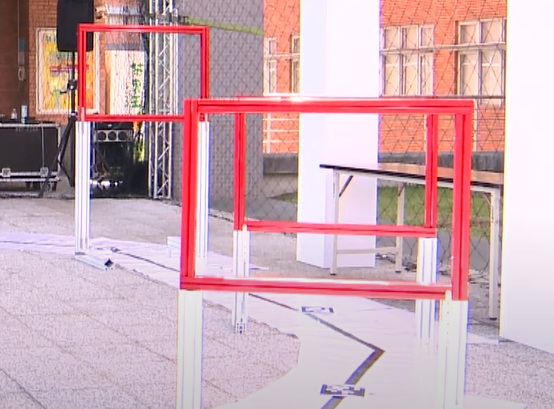
#> input picture Project/test2-1.png, 554 x 409 px, found by its file name
$ python Phase2-1.py
#> lines starting #> are read from the running program, lines starting #| are printed output that depends on the picture; after the words box and inside, x2 and y2 are one past the last pixel; in counts of white or black regions, pixels touching at a corner belong together
import cv2
import numpy as np

# Load image
img = cv2.imread("/Users/sina.fazel/Desktop/Python/Project/test2-1.png")
#> img is the input picture: shape (409, 554, 3); mean B, G, R 177.2, 168.6, 203.7

# Convert to HSV
hsv = cv2.cvtColor(img, cv2.COLOR_BGR2HSV)
#> hsv: shape (409, 554, 3); mean H, S, V 122.7, 50.8, 205.9

# Define lower and upper bounds for red color
lower_red = np.array([0, 50, 50])
upper_red = np.array([10, 255, 255])
lower_red2 = np.array([170, 50, 50])
upper_red2 = np.array([180, 255, 255])

# Create a filter mask for red color
mask_red1 = cv2.inRange(hsv, lower_red, upper_red)
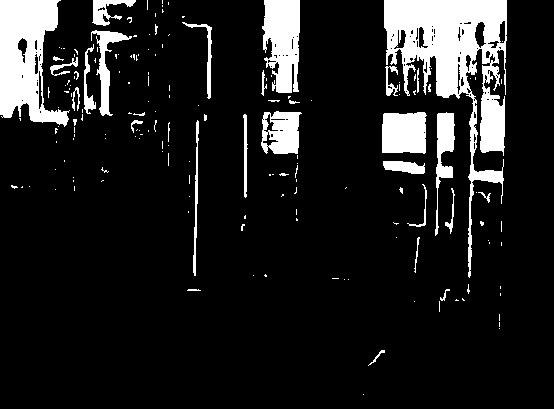
#> mask_red1: shape (409, 554); 12.2% white; 172 white regions (141 under 20 px), largest, box (x1, y1, x2, y2) and area: (384, 0, 507, 278) 10598, (0, 0, 70, 127) 5426, (262, 0, 300, 93) 2731
mask_red2 = cv2.inRange(hsv, lower_red2, upper_red2)
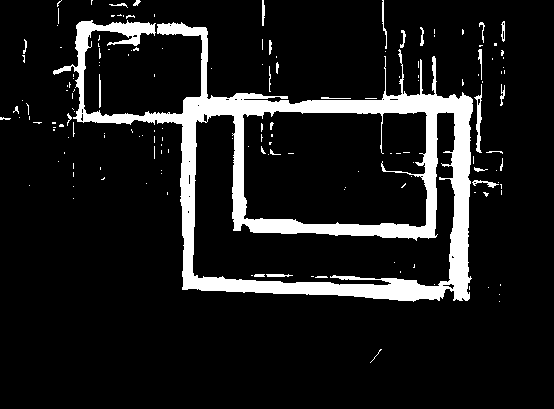
#> mask_red2: shape (409, 554); 10.9% white; 159 white regions (129 under 20 px), largest, box (x1, y1, x2, y2) and area: (53, 20, 473, 302) 22763, (474, 84, 482, 153) 230, (382, 0, 387, 49) 83
mask_red = mask_red1 + mask_red2
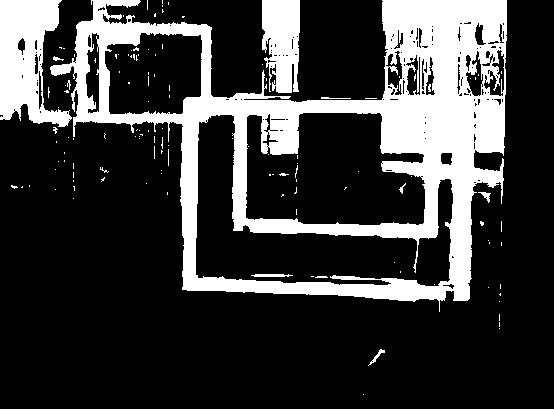
#> mask_red: shape (409, 554); 23.2% white; 128 white regions (118 under 20 px), largest, box (x1, y1, x2, y2) and area: (50, 0, 507, 312) 43041, (0, 0, 72, 127) 5620, (262, 0, 300, 93) 2903

# Apply a Gaussian blur to reduce noise
blur = cv2.GaussianBlur(mask_red, (5, 5), 0)
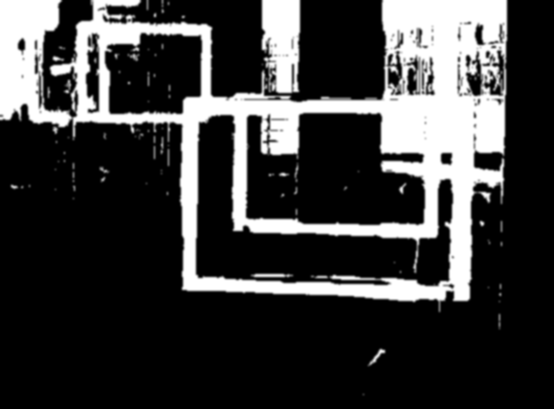
#> blur: shape (409, 554); min 0, max 255, mean 59

# Apply Canny edge detection
edges = cv2.Canny(blur, 50, 150, apertureSize=3)
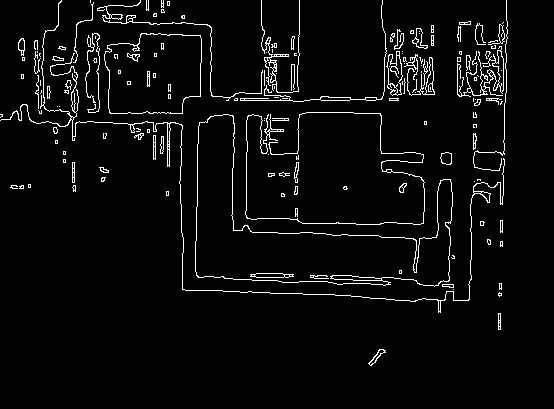
#> edges: shape (409, 554); 4.1% white in thin lines or dots, all inside (x1, y1, x2, y2) = (0, 0, 508, 366)

# Find contours in the masked and filtered image
contours, _ = cv2.findContours(edges, cv2.RETR_EXTERNAL, cv2.CHAIN_APPROX_SIMPLE)
#> contours = 141 contours, 103 with area under 20; largest, box (x1, y1, x2, y2) and area: (195, 114, 453, 287) 16632, (104, 33, 202, 114) 6701, (386, 51, 403, 96) 456, (0, 0, 505, 313) 321, (457, 46, 504, 97) 304

# Draw contours and mark centers
centers = []
for cnt in contours:
    # Find the bounding rectangle of each contour
    x, y, w, h = cv2.boundingRect(cnt)
    if w > 10 and h > 10:
        # Draw the contour and a circle at its center
        cv2.drawContours(img, [cnt], -1, (0, 255, 0), 2)
        center = (int(x + w/2), int(y + h/2))
        cv2.circle(img, center, 3, (0, 0, 255), -1)
        centers.append(center)
#> this loop made 141 passes
#> (x, y, w, h, center) on passes 1, 33, 49, 52, 88, 94, 102, 106, 118, 119, 122, 125: (368, 349, 18, 17, (377, 357)), (440, 152, 12, 13, (446, 158)), (195, 114, 258, 173, (324, 200)), (245, 112, 180, 113, (335, 168)), (407, 57, 28, 39, (421, 76)), (404, 54, 14, 26, (411, 67)), (386, 51, 17, 45, (394, 73)), (457, 46, 47, 51, (480, 71)), (104, 33, 98, 81, (153, 73)), (85, 33, 15, 80, (92, 73)), (412, 28, 16, 21, (420, 38)), (488, 24, 17, 21, (496, 34))
#> (x, y, w, h) on passes 3 to 8: (498, 292, 4, 5), (453, 289, 1, 1), (442, 284, 12, 4), (499, 283, 3, 7), (451, 255, 4, 4), (500, 241, 3, 6)
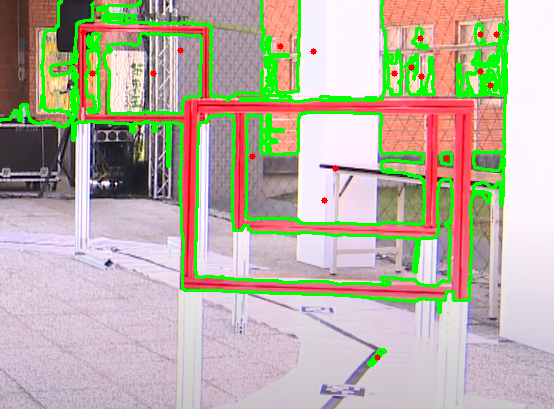
#> img: shape (409, 554, 3); 9.2% of pixels changed, all inside (x1, y1, x2, y2) = (0, 0, 509, 367)
#> after the loop, centers = [(377, 357), (446, 158), (324, 200), (335, 168), (421, 76), (411, 67), (394, 73), (480, 71), (153, 73), (92, 73), (420, 38), (496, 34), (480, 34), (83, 32), (490, 85), (313, 51), (280, 46), (180, 50), (252, 156)]

# Sort centers
centers.sort(key=lambda c: c[0])

# Print the first and last centers
print("First center:", centers[0])
#| First center: (83, 32)
print("Last center:", centers[-1])
#| Last center: (496, 34)

# Show the output image
cv2.imshow("output", img)
cv2.waitKey(0)
cv2.destroyAllWindows()

$ run again, with Project/test1-1.png copied over Project/test2-1.png
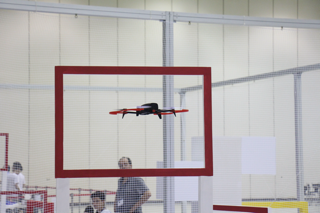
#> input picture Project/test1-1.png, 320 x 213 px, found by its file name
#> img is the input picture: shape (213, 320, 3); mean B, G, R 177.4, 177.6, 182.8
#> hsv: shape (213, 320, 3); mean H, S, V 71.1, 23.1, 186.4
#> `mask_red1 = cv2.inRange(hsv, lower_red, upper_red)`:
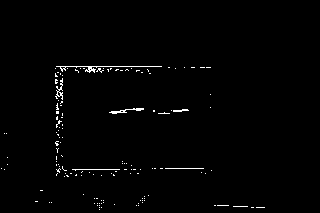
#> mask_red1: shape (213, 320); 1.1% white in thin lines or dots, all inside (x1, y1, x2, y2) = (1, 66, 265, 210)
#> mask_red2: shape (213, 320); 6.2% white; 41 white regions (34 under 20 px), largest, box (x1, y1, x2, y2) and area: (55, 66, 213, 178) 3427, (213, 205, 268, 213) 244, (0, 190, 56, 200) 135
#> mask_red: shape (213, 320); 7.4% white; 61 white regions (52 under 20 px), largest, box (x1, y1, x2, y2) and area: (55, 66, 213, 178) 3999, (213, 205, 268, 213) 285, (0, 190, 56, 200) 138
#> edges: shape (213, 320); 2.7% white in thin lines or dots, all inside (x1, y1, x2, y2) = (0, 65, 268, 213)
#> contours = 20 contours, 15 with area under 20; largest, box (x1, y1, x2, y2) and area: (54, 65, 213, 178) 17356, (93, 199, 105, 211) 64, (135, 195, 146, 207) 54, (74, 193, 92, 197) 46, (107, 191, 116, 195) 23
#> the loop `for cnt in contours:` made 20 passes
#> (x, y, w, h, center) on passes 6, 7, 11, 15, 20: (93, 199, 12, 12, (99, 205)), (26, 199, 17, 14, (34, 206)), (135, 195, 11, 12, (140, 201)), (0, 189, 56, 24, (28, 201)), (54, 65, 159, 113, (133, 121))
#> after the loop `for cnt in contours:`:
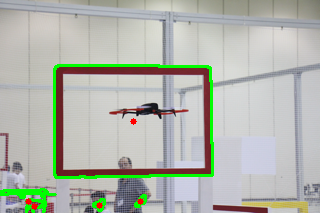
#> img: shape (213, 320, 3); 3.65% of pixels changed, all inside (x1, y1, x2, y2) = (0, 64, 214, 213)
#> after the loop `for cnt in contours:`: centers = [(99, 205), (34, 206), (140, 201), (28, 201), (133, 121)]
#| First center: (28, 201)
#| Last center: (140, 201)
